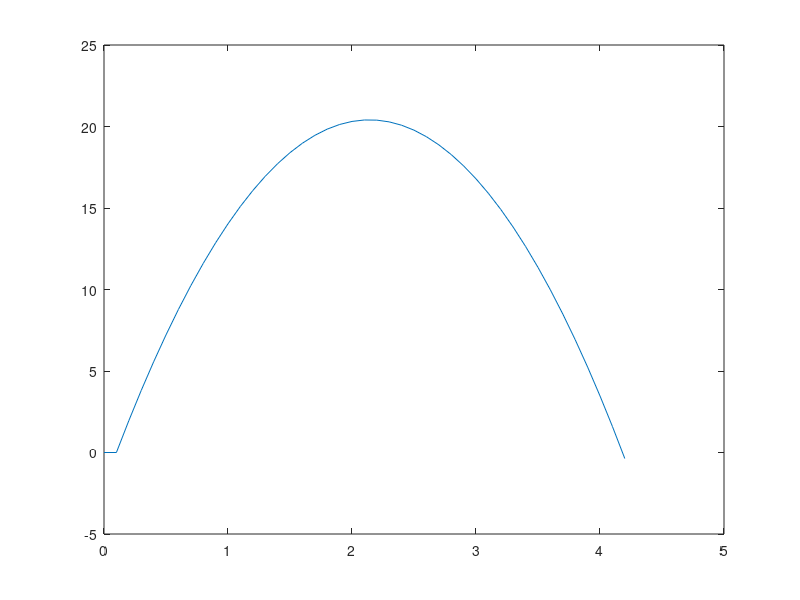

MATLAB code to generate this figure:
% plotting position versus time graph when a ball is thrown vertically
% upwards with speed v0
g=9.8;
v0=20;
t=0;
y=0;
time=[0];
location=[0];
while  y>=0
    y=v0*t-(1*g*t^2)/2;
    t=t+0.1;
    time=[time,t];
    location=[location,y];
end
plot(time,location);